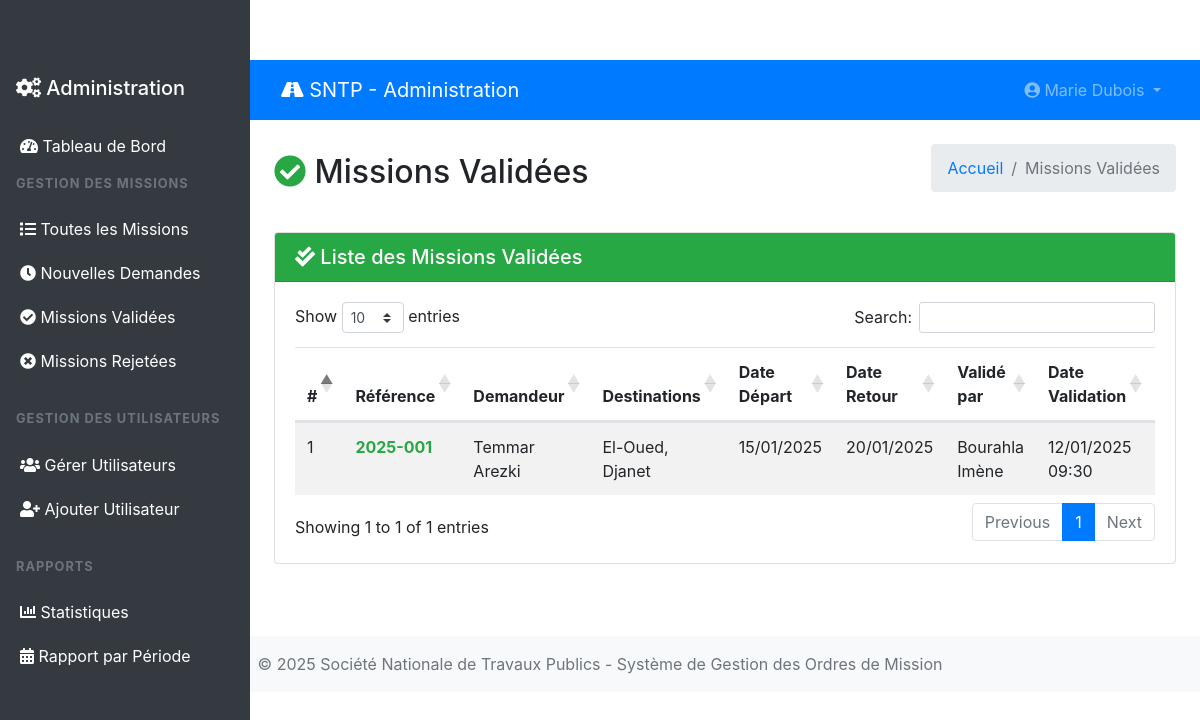
The app's page /admin/validated-missions.php (signed in) with its own data.
### tables this page shows
CREATE TABLE `tblusers` (
  `ID` int(10) NOT NULL,
  `Nom` varchar(200) DEFAULT NULL,
  `Prenom` varchar(200) DEFAULT NULL,
  `Email` varchar(200) DEFAULT NULL,
  `Fonction` varchar(200) DEFAULT NULL,
  `Departement` varchar(200) DEFAULT NULL,
  `MobileNumber` bigint(10) DEFAULT NULL,
  `Password` varchar(200) NOT NULL,
  `Role` enum('admin','chef_departement','user') DEFAULT 'user',
  `RegDate` timestamp NULL DEFAULT current_timestamp()
);

CREATE TABLE `tblmissions` (
  `ID` int(10) NOT NULL,
  `UserID` int(5) NOT NULL,
  `SubmittedBy` int(5) DEFAULT NULL,
  `ReferenceNumber` varchar(50) DEFAULT NULL,
  `NomPrenom` varchar(400) DEFAULT NULL,
  `Fonction` varchar(200) DEFAULT NULL,
  `VilleDepart` varchar(200) DEFAULT NULL,
  `DateDepart` date DEFAULT NULL,
  `Destinations` text DEFAULT NULL,
  `ItineraireType` varchar(100) DEFAULT NULL,
  `MotifDeplacement` varchar(300) DEFAULT NULL,
  `MoyenTransport` varchar(200) DEFAULT NULL,
  `DateRetour` date DEFAULT NULL,
  `Observations` text DEFAULT NULL,
  `Status` enum('en_attente','validee','rejetee','en_cours') DEFAULT 'en_attente',
  `Remarque` text DEFAULT NULL,
  `ValidatedBy` int(5) DEFAULT NULL,
  `DateCreation` timestamp NULL DEFAULT current_timestamp(),
  `DateValidation` timestamp NULL DEFAULT NULL ON UPDATE current_timestamp()
);

### admin/validated-missions.php (the view, shortened to what this page needs)
<?php
include('includes/dbconnection.php');
if (strlen($_SESSION['GMSaid']) == 0) {
    header('location:logout.php');
} else {
?>
<!DOCTYPE html>
<html lang="fr">
<head>
    <link href="https://cdn.jsdelivr.net/npm/bootstrap@4.6.2/dist/css/bootstrap.min.css" rel="stylesheet">
    <link href="https://cdnjs.cloudflare.com/ajax/libs/font-awesome/5.15.4/css/all.min.css" rel="stylesheet">
    <link href="https://cdn.datatables.net/1.11.5/css/dataTables.bootstrap4.min.css" rel="stylesheet">
</head>
<body>
    <?php include_once('includes/sidebar.php'); ?>
    <div class="main-content">
        <?php include_once('includes/header.php'); ?>
        <div class="container-fluid p-4">
            <div class="d-flex justify-content-between align-items-center mb-4">
                <h2><i class="fas fa-check-circle text-success"></i> Missions Validées</h2>
                <nav aria-label="breadcrumb">
                    <ol class="breadcrumb">
                        <li class="breadcrumb-item"><a href="dashboard.php">Accueil</a></li>
                        <li class="breadcrumb-item active">Missions Validées</li>
                    </ol>
                </nav>
            </div>
            <div class="card">
                <div class="card-header bg-success text-white">
                    <h5 class="mb-0">
                        <i class="fas fa-check-double"></i>
                        Liste des Missions Validées
                    </h5>
                </div>
                <div class="card-body">
                    <div class="table-responsive">
                        <table class="table table-striped data-table">
                            <thead>
                                <tr>
                                    <th>#</th>
                                    <th>Référence</th>
                                    <th>Demandeur</th>
                                    <th>Destinations</th>
                                    <th>Date Départ</th>
                                    <th>Date Retour</th>
                                    <th>Validé par</th>
                                    <th>Date Validation</th>
                                    <th>Actions</th>
                                </tr>
                            </thead>
                            <tbody>
                                <?php
                                $sql = "SELECT m.*, u.Nom, u.Prenom,
                                               v.Nom as ValidatorNom, v.Prenom as ValidatorPrenom
                                       FROM tblmissions m
                                       JOIN tblusers u ON m.UserID = u.ID
                                       LEFT JOIN tblusers v ON m.ValidatedBy = v.ID
                                       WHERE m.Status='validee'
                                       ORDER BY m.DateValidation DESC";
                                $query = $dbh->prepare($sql);
                                $query->execute();
                                $results = $query->fetchAll(PDO::FETCH_OBJ);
                                $cnt = 1;
                                if($query->rowCount() > 0) {
                                    foreach($results as $row) {
                                ?>
                                <tr>
                                    <td><?php echo $cnt; ?></td>
                                    <td>
                                        <strong class="text-success"><?php echo htmlentities($row->ReferenceNumber); ?></strong>
                                    </td>
                                    <td><?php echo htmlentities($row->Nom . ' ' . $row->Prenom); ?></td>
                                    <td><?php echo htmlentities($row->Destinations); ?></td>
                                    <td><?php echo date('d/m/Y', strtotime($row->DateDepart)); ?></td>
                                    <td><?php echo date('d/m/Y', strtotime($row->DateRetour)); ?></td>
                                    <td>
                                        <?php if($row->ValidatorNom) { ?>
                                            <?php echo htmlentities($row->ValidatorNom . ' ' . $row->ValidatorPrenom); ?>
                                        <?php } else { ?>
                                            <span class="text-muted">N/A</span>
                                        <?php } ?>
                                    </td>
                                    <td>
                                        <?php if($row->DateValidation) { ?>
                                            <?php echo date('d/m/Y H:i', strtotime($row->DateValidation)); ?>
                                        <?php } else { ?>
                                            <span class="text-muted">N/A</span>
                                        <?php } ?>
                                    </td>
                                    <td>
                                    </td>
                                </tr>
                                <?php $cnt++; }
                                } ?>
                            </tbody>
                        </table>
                    </div>
                </div>
            </div>
        </div>
    </div>
    <?php include_once('includes/footer.php'); ?>
</body>
</html>
<?php } ?>

### admin/includes/header.php (shortened to what this page needs)
<nav class="navbar navbar-expand-lg navbar-dark bg-primary">
    <div class="container-fluid">
        <a class="navbar-brand" href="dashboard.php">
            <i class="fas fa-road"></i> SNTP - Administration
        </a>
        <div class="collapse navbar-collapse" id="navbarNav">
            <ul class="navbar-nav ml-auto">
                <li class="nav-item dropdown">
                    <a class="nav-link dropdown-toggle" href="#" id="navbarDropdown" role="button" data-toggle="dropdown">
                        <i class="fas fa-user-circle"></i>
                        <?php
                        $aid = $_SESSION['GMSaid'];
                        $sql = "SELECT Nom,Prenom FROM tblusers WHERE ID=:aid";
                        $query = $dbh->prepare($sql);
                        $query->bindParam(':aid',$aid,PDO::PARAM_STR);
                        $query->execute();
                        $result = $query->fetch(PDO::FETCH_OBJ);
                        echo htmlentities($result->Prenom . ' ' . $result->Nom);
                        ?>
                    </a>
                </li>
            </ul>
        </div>
    </div>
</nav>

### admin/includes/sidebar.php (style rules this page uses)
.main-content { margin-left: 250px; padding-top: 60px; }
.nav-link { padding: 10px 20px; border-radius: 0; transition: background-color 0.3s; }

### records on screen
tblusers: Prenom+Nom "Marie Dubois"
tblmissions: ReferenceNumber "2025-001", UserID.Prenom "Temmar Arezki", Destinations "El-Oued, Djanet", DateDepart "15/01/2025", DateRetour "20/01/2025", ValidatedBy.Prenom "Bourahla Imène", DateValidation "12/01/2025 09:30"
